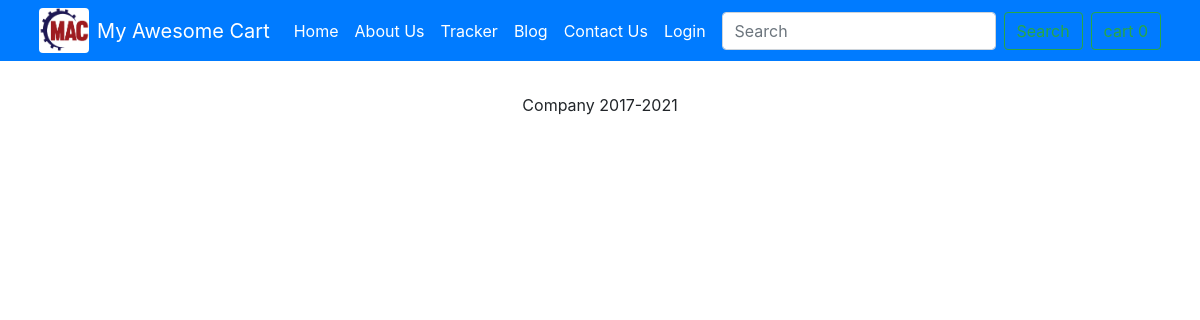
The page /blog/ on the database as committed earlier.
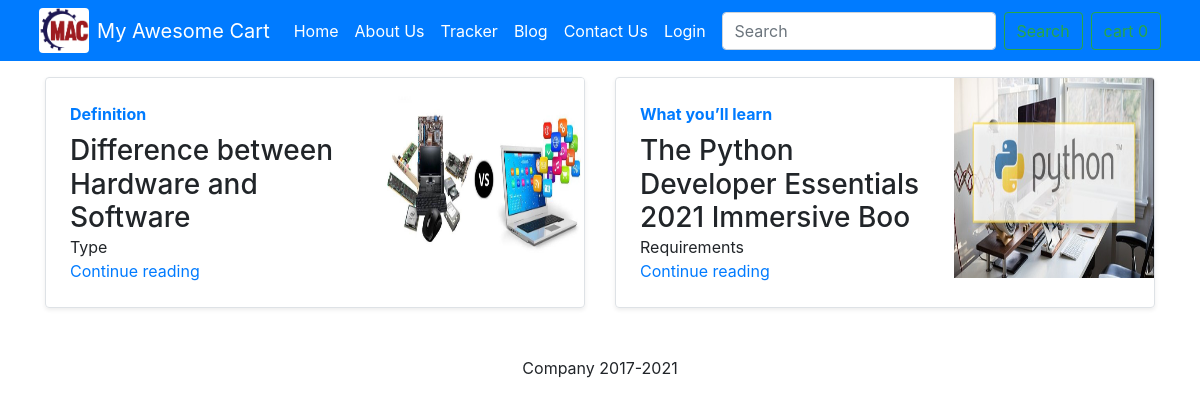
The same page on the database as committed later.
### blog/models.py (models this page shows)
class Blogpost(models.Model):
    post_id = models.AutoField(primary_key= True)
    tilte = models.CharField(max_length=50)
    head0 = models.CharField(max_length=500, default="")
    chead0 = models.CharField(max_length=5000, default="")
    head1 = models.CharField(max_length=500, default="")
    chead1 = models.CharField(max_length=5000, default="")
    head2 = models.CharField(max_length=500, default="")
    chead2 = models.CharField(max_length=5000, default="")
    pub_date = models.DateField()
    thumbnail = models.ImageField(upload_to='shop/images', default="")
    def __str__(self):
        return self.tilte

### blog/views.py (the view)
# urls.py: path('', views.index, name='blog_view'),
def index(request):
    myposts= Blogpost.objects.all()
    print(myposts)
    return render(request, 'blog/index.html', {'myposts': myposts})

### blog/templates/blog/index.html (shortened to what this page needs)
{% extends 'blog/basic.html'%}
{%block body%}
<div class="container mt-3">
    <div class="row my-2">
        {% for item in myposts %}
        <div class="col-md-6">
            <div class="row no-gutters border rounded overflow-hidden flex-md-row mb-4 shadow-sm h-md-250 position-relative">
                <div class="col p-4 d-flex flex-column position-static">
                    <strong class="d-inline-block mb-2 text-primary">
                         {{item.head0}}
                    </strong>
                    <h3 class="mb-0">{{item.tilte}}</h3>
                    <p class="card-text mb-auto">{{item.head1}}</p>
                    <a href="/blog/blogpost{{item.post_id}}" class="stretched-link">Continue reading</a>
                </div>
                <div class="col-auto d-none d-lg-block">
                    <img src="/media/{{item.thumbnail}}" class="bd-placeholder-img" width="200" height="200" aria-label="Placeholder: Thumbnail">
                </div>
            </div>
        </div>
        {% if forloop.counter|divisibleby:2%}
    </div>
    <div class="row my-2">
        {%endif%}
        {%endfor%}</div>
</div>
{%endblock%}

### blog/templates/blog/basic.html (shortened to what this page needs)
<!doctype html>
<html lang="en">
<head>
  <link href="https://cdn.jsdelivr.net/npm/bootstrap@5.0.1/dist/css/bootstrap.min.css" rel="stylesheet"
>
  <link rel="stylesheet" href="https://stackpath.bootstrapcdn.com/bootstrap/4.2.1/css/bootstrap.min.css">
</head>
<body>
  {% load static %}
  <nav class="navbar navbar-expand-lg navbar-dark bg-primary">
    <div class="container-fluid">
      <img class="rounded mx-2" src="{% static '/blog/My_AweSome_Cart.png'%}" alt="Logo" height="45px" width="50px">
      <a class="navbar-brand" href="/shop">My Awesome Cart</a>
      <div class="collapse navbar-collapse" id="navbarSupportedContent">
        <ul class="navbar-nav me-auto mb-2 mb-lg-0">
          <li class="nav-item">
            <a class="nav-link active" aria-current="page" href="/shop">Home</a>
          </li>
          <li class="nav-item">
            <a class="nav-link active" aria-current="page" href="/shop/about">About Us</a>
          </li>
          <li class="nav-item">
            <a class="nav-link active" aria-current="page" href="/shop/tracker">Tracker</a>
          </li>
          <li class="nav-item">
            <a class="nav-link active" aria-current="page" href="/blog">Blog</a>
          </li>
          <li class="nav-item">
            <a class="nav-link active" aria-current="page" href="/shop/contact">Contact Us</a>
          </li>
          <li class="nav-item">
            <a class="nav-link active" aria-current="page" href="/shop/login">Login</a>
          </li>
        </ul>
        <form class="d-flex">
          <input class="form-control me-2" type="search" placeholder="Search" aria-label="Search">
          <button class="btn btn-outline-success" type="submit">Search</button>
        </form>
      <button type="button" class="btn btn-outline-success mx-2" data-toggle="modal" data-target="#exampleModalCenter" id="mymodal">
        cart <span id = 'cart'>0</span>
      </button>
      </div>
    </div>
  </nav>
  {% block body %} {% endblock %}
  <footer class="container-fluid">
    <p>
      <center> Company 2017-2021 </center>
    </p>
  </footer>
</body>
</html>

Rows that differ between the two databases and show on the page:
added Blogpost: head0 "Definition", tilte "Difference between Hardware and Software", head1 "Type", thumbnail (picture)
added Blogpost: head0 "What you’ll learn", tilte "The Python Developer Essentials 2021 Immersive Boo", head1 "Requirements", thumbnail (picture)
